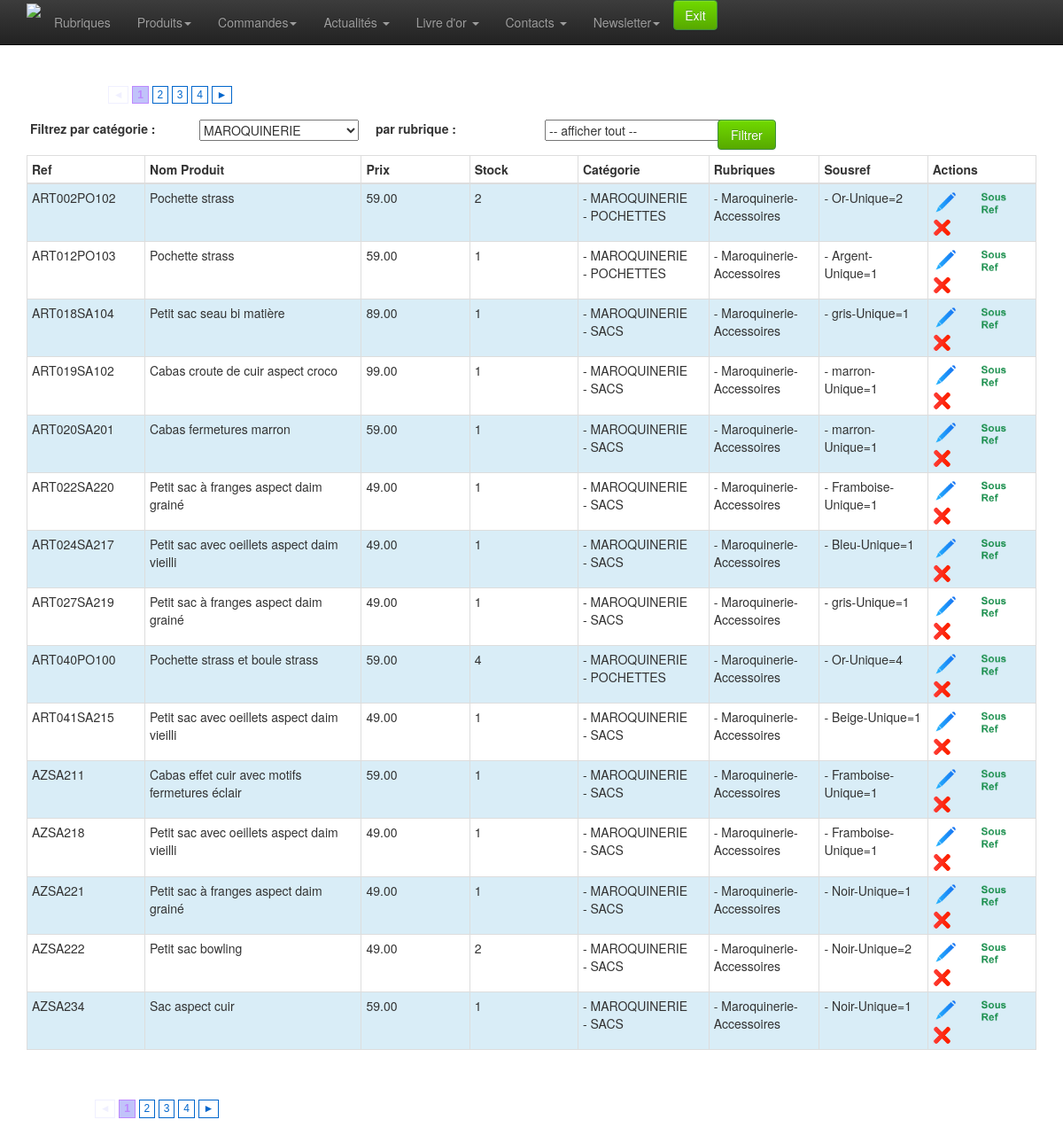
Page /admin/product-list.php?categorie=69 (signed in) on the earlier database version.
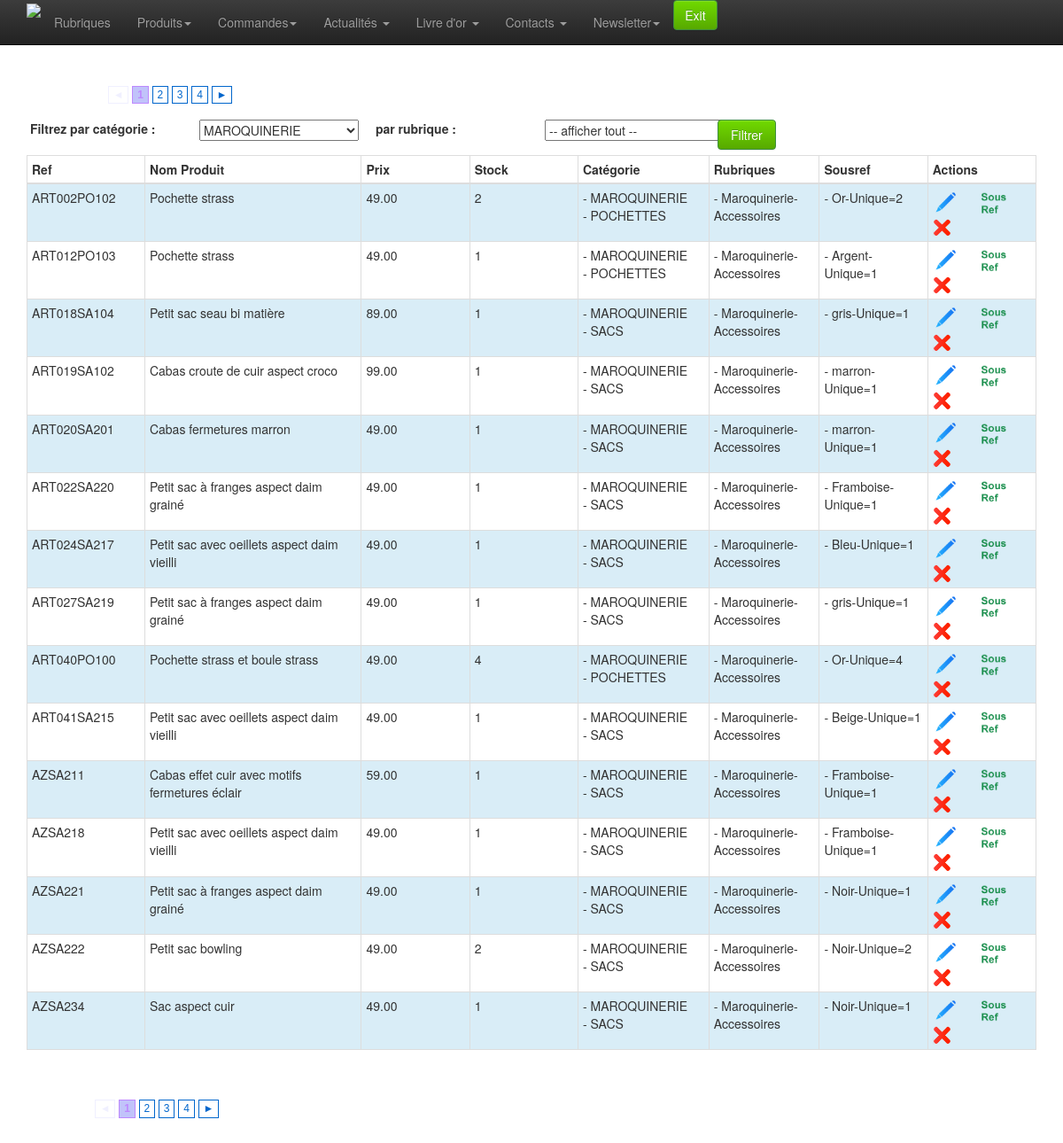
Same page on the later database version.
### tables this page shows
CREATE TABLE `product` (
  `id` int(10) unsigned NOT NULL AUTO_INCREMENT,
  `date_creation` timestamp NOT NULL DEFAULT CURRENT_TIMESTAMP,
  `date_suppr` timestamp NULL DEFAULT NULL,
  `reference` varchar(250) DEFAULT NULL,
  `prix` decimal(10,2) DEFAULT NULL,
  `libprix` varchar(120) DEFAULT NULL,
  `shipping` decimal(10,2) NOT NULL DEFAULT '0.00',
  `label` varchar(250) NOT NULL,
  `titreaccroche` varchar(250) DEFAULT NULL,
  `accroche` text,
  `description` text,
  `image1` varchar(250) DEFAULT NULL,
  `image2` varchar(250) DEFAULT NULL,
  `image3` varchar(250) DEFAULT NULL,
  `actif` tinyint(4) NOT NULL DEFAULT '1',
  PRIMARY KEY (`id`)
);

### admin/classes/StorageManager.php (called while the page is built, shortened)
<?php
class StorageManager{
	protected function dbConnect() {
	    $host = DBHOST;
	    $user = DBUSER;
	    $pass = DBPASSWD;
	    $bdd  = DBNAME;
		try {
			$this->mysqli = new mysqli ($host, $user, $pass, $bdd) ;
		} catch (Exception $e) {
			throw new Exception("Erreur Connexion DB ". $e->getMessage());
		}
	}
}
?>

### admin/classes/Catproduct.php (called while the page is built, shortened)
<?php
require_once("StorageManager.php");
class Catproduct extends StorageManager {
	public function getCategorieByProduct($id){
		$requete = "SELECT catproduct.label as catlabel,catproduct.id as catid,catproduct.image as descat
					FROM product
					INNER JOIN product_categorie ON product.id=product_categorie.id_product
					INNER JOIN catproduct ON catproduct.id = product_categorie.id_categorie
					WHERE product.id=". $id ;
		$new_array = null;
		$result = mysqli_query($this->mysqli,$requete);
		while( $row = mysqli_fetch_assoc( $result)){
			$new_array[] = $row;
		}
		return $new_array;
	}
	public function getRubriqueByProduct($id){
		$requete = "SELECT rubrique.label as rublabel,rubrique.id as rubid
					FROM product
					INNER JOIN product_rubrique ON product.id=product_rubrique.id_product
					INNER JOIN rubrique ON rubrique.id = product_rubrique.id_rubrique
					WHERE product.id=". $id ;
		$new_array = null;
		$result = mysqli_query($this->mysqli,$requete);
		while( $row = mysqli_fetch_assoc( $result)){
			$new_array[] = $row;
		}
		return $new_array;
	}
	public function getCouleurByProduct($id){
		$requete = "SELECT couleur.label as couleurlabel,couleur.id as couleurid
					FROM product
					INNER JOIN product_couleur ON product.id=product_couleur.id_product
					INNER JOIN couleur ON couleur.id = product_couleur.id_couleur
					WHERE product.id=". $id ;
		$new_array = null;
		$result = mysqli_query($this->mysqli,$requete);
		while( $row = mysqli_fetch_assoc( $result)){
			$new_array[] = $row;
		}
		return $new_array;
	}
	public function getRubriques( $id=0, $debug=false ){
		$sql = "SELECT * FROM rubrique";
		$sql .= " ORDER BY id ASC;";
		$new_array = null;
		$result = mysqli_query($this->mysqli,$sql);
		while( $row = mysqli_fetch_assoc( $result)){
			$new_array[] = $row;
		}
		return $new_array;
	}
	public function productGet( $id, $offset, $count, $categorie, $rubrique, $actif, $debug=false ){
		try {
			if (!isset($id)){
				if (isset($offset) && isset($count)) {
					if (empty($categorie) && empty($rubrique)) {
						if ( $debug ) echo "--- 1<br>";
						$sql = "SELECT product.id, product.reference, product.prix, product.shipping, product.libprix, product.label
									,product.image1, product.accroche
									FROM product WHERE actif = $actif
									ORDER BY product.reference ASC
									LIMIT ". $offset .",". $count .";" ;
					} elseif (!empty($categorie) && empty($rubrique)) {
						$sql = "SELECT product.id,product.reference,product.prix,product.shipping,product.libprix,product.label
									,product.image1,product.accroche
									FROM product
									INNER JOIN product_categorie
									ON product_categorie.id_product=product.id
									WHERE product_categorie.id_categorie=". $categorie . " AND actif = $actif
									ORDER BY product.reference ASC
									LIMIT ". $offset .",". $count .";" ;
					}
				} else {
					if ( $debug ) echo "--- 5<br>";
					$sql = "SELECT * FROM `product` WHERE actif = $actif ORDER BY `reference`;" ;
				}
			} else {
				if ( $debug ) echo "--- 6<br>";
				$sql = "SELECT product.*
					FROM product
					WHERE product.id=". $id ;
			}
			$new_array = null;
			$result = mysqli_query($this->mysqli,$sql);
			while( $row = mysqli_fetch_assoc( $result)){
				$resultdetailCat = $this->getCategorieByProduct($row['id']);
				$resultdetailRubrique = $this->getRubriqueByProduct($row['id']);
				$resultdetailCouleur = $this->getCouleurByProduct($row['id']);
				$resultSousRef = $this->productsousrefGet($row['id'], null);
				$row['categories'] = $resultdetailCat;
				$row['rubriques'] = $resultdetailRubrique;
				$row['couleurs'] = $resultdetailCouleur;
				$row['sousref'] = $resultSousRef;
				$new_array[] = $row;
			}
			return $new_array;
		} catch (Exception $e) {
			die('Erreur : ' . $e->getMessage());
			return "errrrrrrooooOOor";
		}
	}
	public function productsousrefGet( $id_product, $id_souref ){
		$sql = null;
		try {
			if (isset($id_souref)){
				$sql = "SELECT product_sousref.id,product_sousref.sousref,product_sousref.id_color,
							product_sousref.id_size,product_sousref.stock, color.label as color, size.label as size
						FROM product_sousref
						INNER JOIN color ON color.id = product_sousref.id_color
						INNER JOIN size ON size.id = product_sousref.id_size
						WHERE product_sousref.id=". $id_souref .";" ;
			} else {
				$sql = "SELECT product_sousref.id,product_sousref.sousref,product_sousref.id_color, product_sousref.id_size,product_sousref.stock, color.label as color, size.label as size
						FROM product_sousref
						INNER JOIN color ON color.id = product_sousref.id_color
						INNER JOIN size ON size.id = product_sousref.id_size
						WHERE product_sousref.id_product=". $id_product ."
						ORDER BY product_sousref.id_color;" ;
			}
			$new_array = null;
			$result = mysqli_query($this->mysqli,$sql);
			while( $row = mysqli_fetch_assoc( $result)){
				$new_array[] = $row;
			}
			return $new_array;
		} catch (Exception $e) {
			die('Erreur : ' . $e->getMessage());
			return "errrrrrrooooOOor";
		}
	}
	public function getStockByProduit( $id_product=0, $debug=false ) {
		$sql = "SELECT SUM(stock) AS stock FROM `product_sousref`
			WHERE `id_product`=" . $id_product . ";";
		$new_array = null;
		$result = mysqli_query($this->mysqli,$sql);
		while( $row = mysqli_fetch_assoc( $result)){
			$new_array[] = $row;
		}
		return $new_array;
	}
}

### admin/product-list.php (the view, shortened to what the changed rows need)
<?
	require 'classes/Catproduct.php';
	if (empty($_GET[ "actif" ])) {
	    $actif=1;
	} else {
	    $actif=0;
	}
	if (!empty($_POST[ "rubrique" ])){
		$rub = $_POST[ "rubrique" ];
	} else {
		if (!empty($_GET[ "rubrique" ])){
			$rub = $_GET[ "rubrique" ];
		} else {
			$rub = null;
		}
	}
	if (!empty($_POST[ "categorie" ])){
		$categ = $_POST[ "categorie" ];
	} else {
		if (!empty($_GET[ "categorie" ])){
			$categ = $_GET[ "categorie" ];
		} else {
			$categ = null;
		}
	}
	try {
		$catproduct = new Catproduct();
		$epp = 15;
		$current = 1;
		$start = ($current * $epp - $epp);
		$result = $catproduct->productGet( null, $start, $epp, $categ, $rub, $actif, false );
		$catproduct->catproduitViewIterative(null);
		$rubresult = $catproduct->getRubriques();
	} catch (Exception $e) {
		echo 'Erreur contactez votre administrateur <br> :',  $e->getMessage(), "\n";
		$catproduct = null;
		exit();
	}
?>
<!doctype html>
<html class="no-js" lang="en">
<head>
	<?php include_once 'inc-meta.php';?>
</head>
<body>
	<div class="container">
		<div class="row">
			<div class="col-xs-12 col-sm-12 col-md-12">
				<table class="table table-hover table-bordered table-condensed table-striped" >
					<thead>
						<tr>
							<th class="col-md-1" style="">
								Ref
							</th>
							<th class="col-md-2" style="">
								Nom Produit
							</th>
							<th class="col-md-1" style="">
								Prix
							</th>
							<th class="col-md-1" style="">
								Stock
							</th>
							<th class="col-md-1" style="">
								Catégorie
							</th>
							<th class="col-md-1" style="">
								Rubriques
							</th>
							<th class="col-md-1" style="">
								Sousref
							</th>
							<th class="col-md-1" colspan=3 style="">
								Actions
							</th>
						</tr>
					</thead>
					<tbody>
						<?php
						if ( !empty( $result) )  {
							$i=0;
							$produit = new Catproduct();
							foreach ( $result as $value ) {
								$i++;
								$data_stock = $produit->getStockByProduit( $value[ "id" ], false );
								$categs = '';
								if (!empty($value[ "categories" ])) {
									foreach ($value[ "categories" ] as $value2) {
										$categs .= '- '. $value2[ "catlabel" ] .' <br> ';
									}
								}
								$rubs = '';
								if (!empty($value[ "rubriques" ])) {
									foreach ($value[ "rubriques" ] as $value2) {
										$rubs .= '- '. $value2[ "rublabel" ] .' <br> ';
									}
								}
								$sousref = '';
								if (!empty($value[ "sousref" ])) {
									foreach ($value[ "sousref" ] as $value3) {
										$sousref .= '- '. $value3[ "color" ] .'-'. $value3[ "size" ] .'='. $value3[ "stock" ] .' <br> ';
									}
								}
							?>
							<tr class="<?php if ($i%2!=0) echo 'info'?>">
								<td><?php echo $value[ "reference" ]?></td>
								<td><?php echo $value[ "label" ] ?></td>
								<td><?php echo $value[ "prix" ]?></td>
								<td><?php echo $data_stock[ 0 ][ "stock" ]?></td>
								<td><?php echo $categs?></td>
								<td><?php echo $rubs?></td>
								<td><?php echo $sousref?></td>
								<td>
									<a href="product-edit.php?id=<?php echo $value[ "id" ] ?>&rubrique=<?php echo $rub ?>&categorie=<?php echo $categ ?>"><img src="img/modif.png" width="30" alt="Modifier" ></a>
									<a href="product-sousref-edit.php?id=<?php echo $value[ "id" ] ?>&rubrique=<?php echo $rub ?>&categorie=<?php echo $categ ?>"><img src="img/sr.png" width="30" alt="Modifier" ></a>
									<?php if ($actif==0):?>
									<div style="display: none;" class="supp<?php echo $value[ "id" ]?> alert alert-warning alert-dismissible fade in" role="alert">
								      <button type="button" class="close"  aria-label="Close" onclick="$('.supp<?php echo $value[ "id" ]?>').css('display', 'none');"><span aria-hidden="true">×</span></button>
								      <strong>Voulez vous réactiver ce produit ?</strong>
								      <button type="button" class="btn btn-success" onclick="location.href='product-fp.php?reference=product&action=reactive&id=<?php echo $value[ "id" ] ?>'">Oui !</button>
								 	</div>
									<img src="img/check.png" width="20" alt="Supprimer" onclick="$('.supp<?php echo $value[ "id" ]?>').css('display', 'block');">
									<?php else:?>
									<img src="img/del.png" width="20" alt="Supprimer" onclick="$('.supp<?php echo $value[ "id" ]?>').css('display', 'block');">
									<?php endif;?>
								</td>
							</tr>
							<?php } ?>
						<?php } ?>
					</tbody>
				</table>
			</div>
		</div>
	</div>
</body>
</html>

Differences in the rows shown:
changed product "ART002PO102": prix "59.00" → "49.00"
changed product "ART012PO103": prix "59.00" → "49.00"
changed product "ART020SA201": prix "59.00" → "49.00"
changed product "ART040PO100": prix "59.00" → "49.00"
changed product "AZSA234": prix "59.00" → "49.00"
